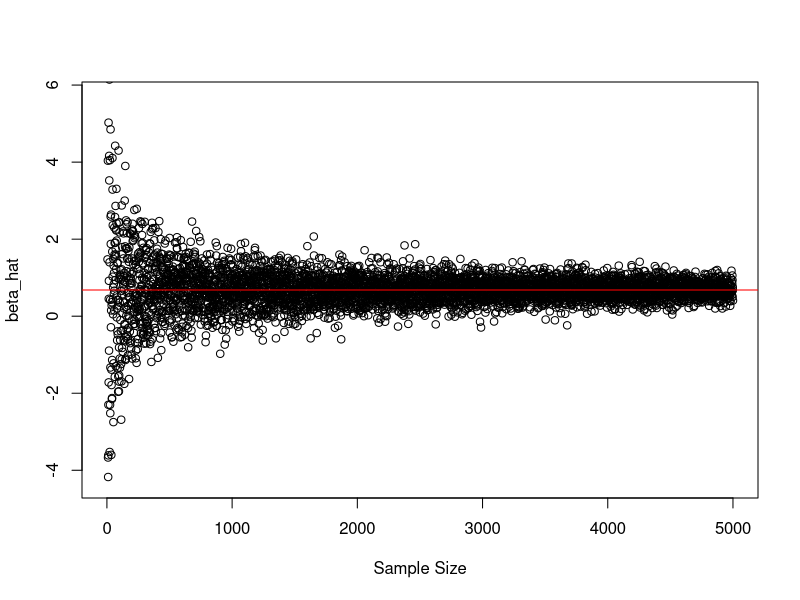

Write the R code that produced this figure.
## ---- chunk 1
mu <- 5
sigma <- 10
N <- 10

X <- rnorm(N, mu, sigma)


LL <- function(pars, data) {
    mu_hat <- pars[1]
    sigma_hat <- pars[2]
    -sum(log(dnorm(data, mu_hat, sigma_hat)))
}

optim(par = c(mu_hat = 4, sigma_hat = 9), fn = LL, data = X, control = list(parscale = c(mu_hat = 4, sigma_hat = 9)))
## ---- chunk 2
N <- 1:5000
beta <- 0.68
beta_hat <- array()

for (n in N) {
    X <- rnorm(n, 2, 5)
    Y <- beta * X + rnorm(n, 0, 80)

    LL <- function(beta_hat, X, Y) {
        likelihood <- dnorm(Y - beta_hat * X, 0, 80)

        return(-sum(log(likelihood)))
    }

    beta_hat[n] <- optim(par = 0, fn = LL, X = X, Y = Y)$par
}

plot(N, beta_hat, ylim = c(beta - 5, beta + 5), xlab = "Sample Size")
abline(h = beta, col = "red")
